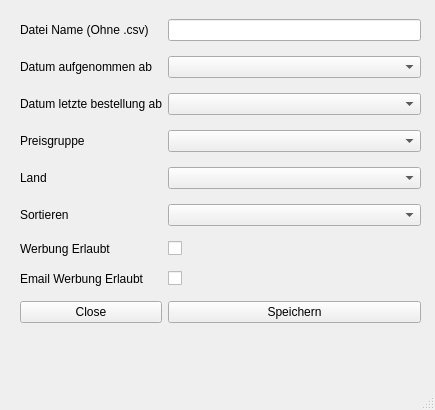
<?xml version="1.0" encoding="UTF-8"?>
<ui version="4.0">
 <class>settings</class>
 <widget class="QMainWindow" name="settings">
  <property name="geometry">
   <rect>
    <x>0</x>
    <y>0</y>
    <width>435</width>
    <height>410</height>
   </rect>
  </property>
  <property name="windowTitle">
   <string>Kunden Export</string>
  </property>
  <widget class="QWidget" name="centralwidget">
   <widget class="QWidget" name="gridLayoutWidget">
    <property name="geometry">
     <rect>
      <x>20</x>
      <y>10</y>
      <width>401</width>
      <height>331</height>
     </rect>
    </property>
    <layout class="QGridLayout" name="gridLayout">
     <item row="3" column="1">
      <widget class="QComboBox" name="comboBox_3"/>
     </item>
     <item row="0" column="0">
      <widget class="QLabel" name="label_2">
       <property name="text">
        <string>Datei Name (Ohne .csv)</string>
       </property>
      </widget>
     </item>
     <item row="1" column="1">
      <widget class="QComboBox" name="comboBox"/>
     </item>
     <item row="4" column="0">
      <widget class="QLabel" name="label_8">
       <property name="text">
        <string>Land</string>
       </property>
      </widget>
     </item>
     <item row="6" column="0">
      <widget class="QLabel" name="label_3">
       <property name="text">
        <string>Werbung Erlaubt</string>
       </property>
      </widget>
     </item>
     <item row="2" column="0">
      <widget class="QLabel" name="label_6">
       <property name="text">
        <string>Datum letzte bestellung ab</string>
       </property>
      </widget>
     </item>
     <item row="4" column="1">
      <widget class="QComboBox" name="comboBox_4"/>
     </item>
     <item row="6" column="1">
      <widget class="QCheckBox" name="checkBox">
       <property name="text">
        <string/>
       </property>
      </widget>
     </item>
     <item row="7" column="1">
      <widget class="QCheckBox" name="checkBox_2">
       <property name="text">
        <string/>
       </property>
      </widget>
     </item>
     <item row="5" column="0">
      <widget class="QLabel" name="label_9">
       <property name="text">
        <string>Sortieren</string>
       </property>
      </widget>
     </item>
     <item row="3" column="0">
      <widget class="QLabel" name="label_7">
       <property name="text">
        <string>Preisgruppe</string>
       </property>
      </widget>
     </item>
     <item row="7" column="0">
      <widget class="QLabel" name="label_4">
       <property name="text">
        <string>Email Werbung Erlaubt</string>
       </property>
      </widget>
     </item>
     <item row="5" column="1">
      <widget class="QComboBox" name="comboBox_5"/>
     </item>
     <item row="1" column="0">
      <widget class="QLabel" name="label_5">
       <property name="text">
        <string>Datum aufgenommen ab</string>
       </property>
      </widget>
     </item>
     <item row="2" column="1">
      <widget class="QComboBox" name="comboBox_2"/>
     </item>
     <item row="0" column="1">
      <widget class="QLineEdit" name="lineEdit"/>
     </item>
     <item row="8" column="0">
      <widget class="QPushButton" name="b_close">
       <property name="text">
        <string>Close</string>
       </property>
      </widget>
     </item>
     <item row="8" column="1">
      <widget class="QPushButton" name="b_save">
       <property name="text">
        <string>Speichern</string>
       </property>
      </widget>
     </item>
    </layout>
   </widget>
  </widget>
  <widget class="QMenuBar" name="menubar">
   <property name="geometry">
    <rect>
     <x>0</x>
     <y>0</y>
     <width>435</width>
     <height>24</height>
    </rect>
   </property>
  </widget>
  <widget class="QStatusBar" name="statusbar"/>
 </widget>
 <resources/>
 <connections/>
</ui>
